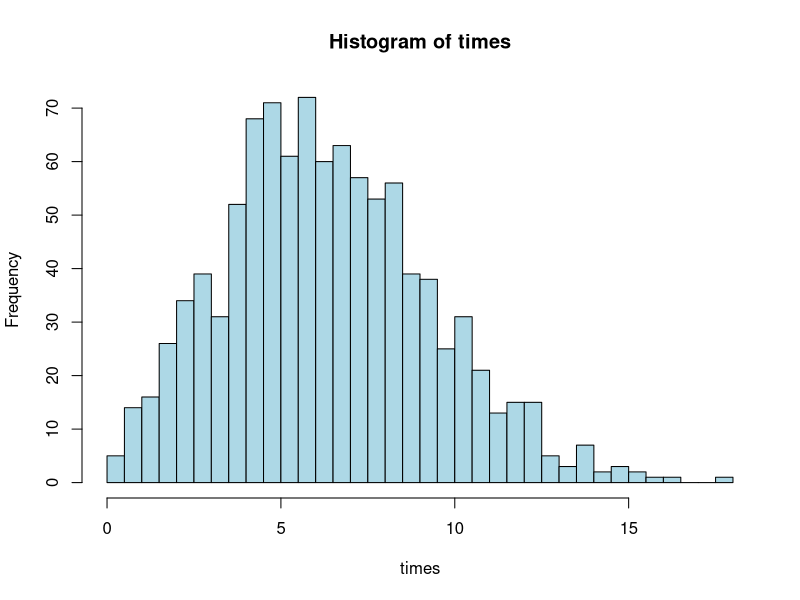
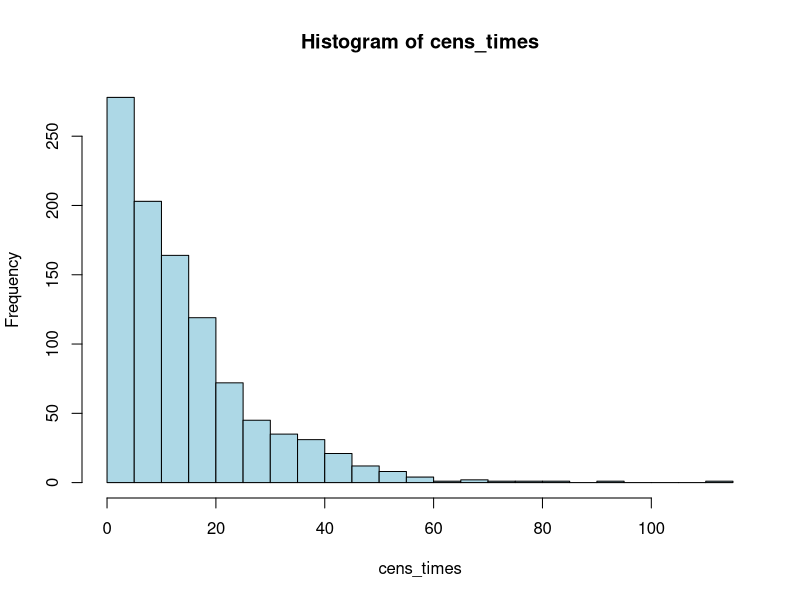
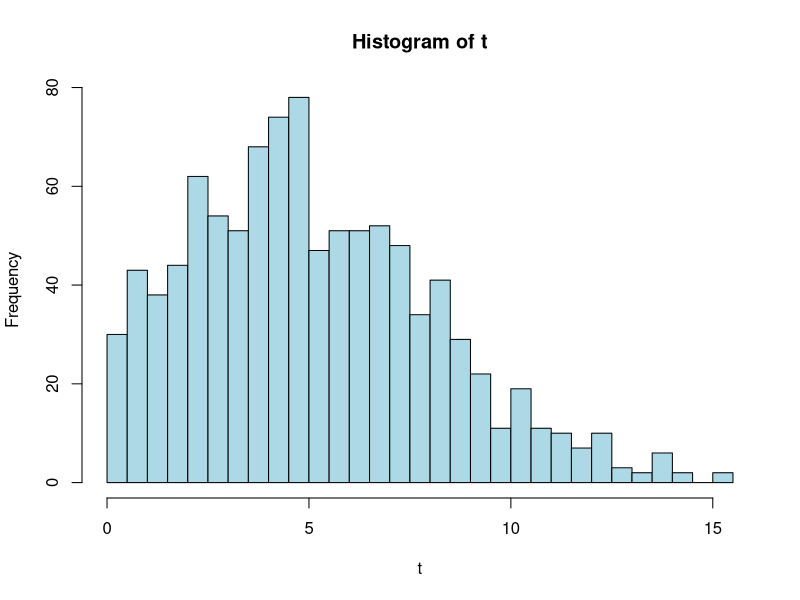
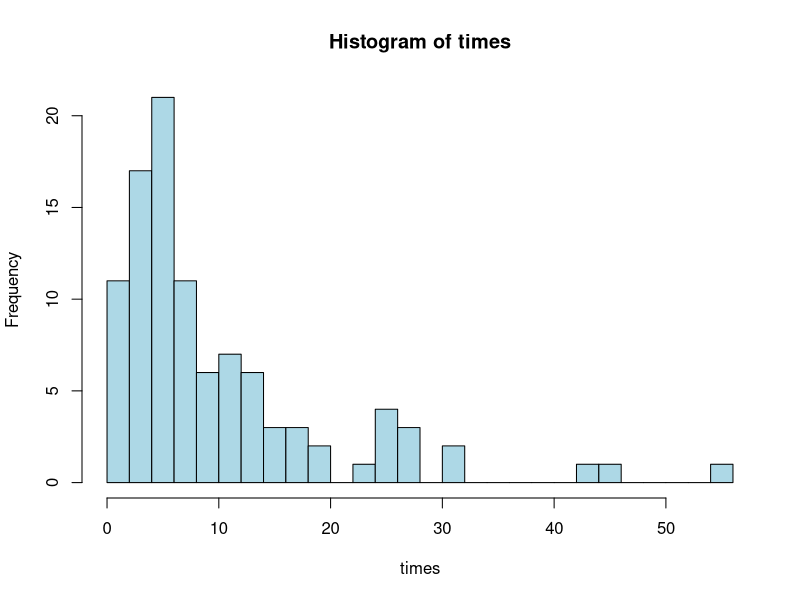
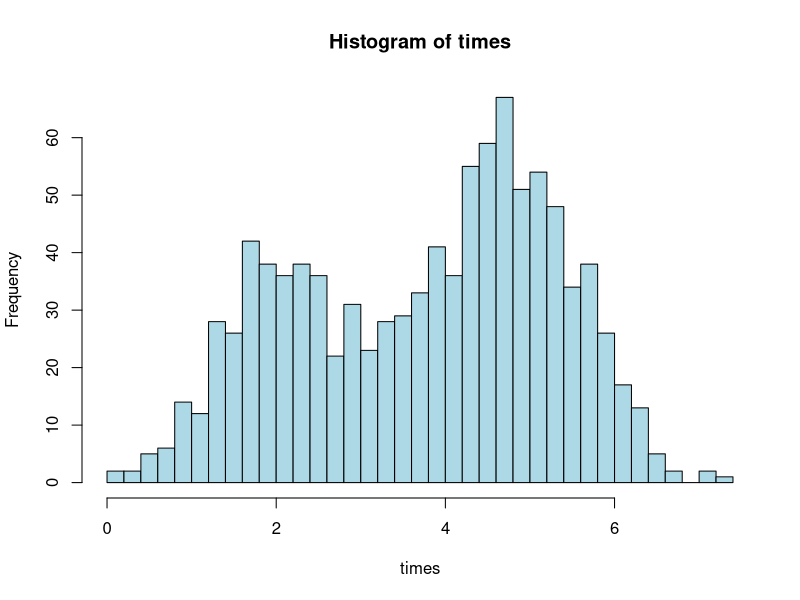

Source code (R) for these figures, in order:
## ---- chunk 1
knitr::opts_chunk$set(
	echo = TRUE,
	message = FALSE,
	warning = FALSE)

## Libraries
require(maxLik)
## ---- chunk 2
set.seed(239)

n_sim <- 1000
times <- rweibull(n_sim, shape = 2.2, scale = 7.2)

hist(times, breaks = 30, col = "lightblue")
## ---- chunk 3
ll_weibull <- function(theta, times){
  d  <- dweibull(x=times, shape=theta[1], scale=theta[2])
  ll <- sum(log(d))
  
  return(ll)
}
## ---- chunk 4
pars <- optim(par=c(1,1), fn=ll_weibull, method="BFGS", control=list(fnscale=-1), times=times)

print(pars$par)
## ---- chunk 5
c_rate <- 0.07
cens_times <- rexp(n = n_sim, rate = c_rate)

hist(cens_times, breaks = 25, col = "lightblue")
## ---- chunk 6
c <- ifelse(times <= cens_times, 1, 0)

print(paste0("Proportion of censored observations: ", (sum(c==0)/n_sim)*100, "%"))
## ---- chunk 7
t <- pmin(times, cens_times)

hist(t, breaks = 25, col = "lightblue")
## ---- chunk 8
ll_weibull_cens <- function(theta, times, cens){
  l <- ifelse(cens==1, 
              dweibull(x=times, shape=theta[1], scale=theta[2]), 
              pweibull(q=times, shape=theta[1], scale=theta[2], lower.tail=FALSE))
  ll <- sum(log(l))
  
  return(ll)
}
## ---- chunk 9
pars_cens <- optim(par=c(1,1), fn=ll_weibull_cens, method="BFGS", control=list(fnscale=-1), times=t, cens=c)
print(pars_cens$par)
## ---- chunk 10
rweibull_cov <- function(alpha, mu, beta, x) {
    n <- length(x)
    sig <- exp(-(mu + beta %*% x) / alpha)
    return(rweibull(n = n, shape = alpha, scale = sig))
}

dweibull_cov <- function(t, alpha, mu, beta, x) {
    sig <- exp(-(mu + beta %*% x) / alpha)
    return(dweibull(t, shape = alpha, scale = sig))
}

pweibull_cov <- function(t, alpha, mu, beta, x, lower.tail = TRUE) {
    sig <- exp(-(mu + beta %*% x) / alpha)
    return(pweibull(t, shape = alpha, scale = sig, lower.tail = lower.tail))
}
## ---- chunk 11
set.seed(239)
n_sim <- 100
age <- rnorm(n = n_sim, mean = 0, sd = 1)

alpha <- 2
mu <- -4
beta_age <- 1.5
times <- rweibull_cov(alpha, mu, beta_age, age)

hist(times, breaks = 30, col = "lightblue")
## ---- chunk 12
c_rate <- 0.1
cens_times <- rexp(n = n_sim, rate = c_rate)
c <- ifelse(times <= cens_times, 1, 0)
t <- pmin(times, cens_times)

print(paste0("Proportion of censored observations: ", (sum(c==0)/n_sim)*100, "%"))
## ---- chunk 13
ll_weibull_cens_cov <- function(theta, times, cens, X){
  l <- ifelse(cens==1, 
              dweibull_cov(t=times, alpha=theta[1], mu=theta[2], beta=theta[3], x=X), 
              pweibull_cov(t=times, alpha=theta[1], mu=theta[2], beta=theta[3], x=X, lower.tail=FALSE))
  ll <- sum(log(l))
  
  return(ll)
}
## ---- chunk 14
pars_cens_cov <-
  optim(
    par = c(1, 0, 0),
    fn = ll_weibull_cens_cov,
    method = "BFGS",
    control = list(fnscale = -1),
    times = t,
    cens = c,
    X = age
  )

print(pars_cens_cov$par)
## ---- chunk 15
set.seed(239)
n_sim <- 1000
theta1 <- c(3, 2)
theta2 <- c(5, 5)
prob1 <- c(0.3)

times1 <- rweibull(n_sim, shape = theta1[1], scale = theta1[2])
times2 <- rweibull(n_sim, shape = theta2[1], scale = theta2[2])

events <- sample(x = c(1,2), size = n_sim, prob = c(prob1, 1-prob1), replace = TRUE)
times <- ifelse(events==1, times1, times2)

hist(times, breaks = 30, col = "lightblue")
## ---- chunk 16
c_rate <- 0.1
cens_times <- rexp(n = n_sim, rate = c_rate)
e <- ifelse(times <= cens_times, events, 0)
t <- pmin(times, cens_times)
print(paste0("Proportion of censored observations: ", (sum(e==0)/n_sim)*100, "%"))
## ---- chunk 17
sigmoid <- function(x){
  return(1/(1+exp(-x)))
}
## ---- chunk 18
ll_weibull_mix <- function(theta, times, events){
  p1 <- sigmoid(theta[1])
  l1 <- (p1*dweibull(times, theta[2], theta[3]))^(events==1)
  l2 <- ((1-p1)*dweibull(times, theta[4], theta[5]))^(events==2)
  l0 <- (p1*pweibull(times, theta[2], theta[3], FALSE) + (1-p1)*pweibull(times, theta[4], theta[5], FALSE))^(events==0)
  ll <- sum(log(l1) + log(l2) + log(l0))
  return(ll)
}
## ---- chunk 19
pars_mix_cens <- optim(par=c(0,1,1,1,1), fn=ll_weibull_mix, method="BFGS", control=list(fnscale=-1), times=t, events=e)

print(sigmoid(pars_mix_cens$par[1]))
print(pars_mix_cens$par[-1])

## ---- chunk 20
# Loading the melanoma dataset
mel_df <- boot::melanoma

# Transforming time from days to years
times <- mel_df$time / 365.25

# Defining the event indicator based on the status variable in the datases:
# - status = 1 corresponds to death
# - status = 2 corresponds to recurrence
# - status = 3 corresponds to censoring
events <-
  ifelse(mel_df$status == 1, 'death',
         ifelse(mel_df$status == 2, 'recur', 'cens'))
## ---- chunk 21
# Construct the matrix of covariates, adding the intercept column filled with 1's
X <- cbind(1, scale(mel_df$age), mel_df$sex, mel_df$ulcer, scale(mel_df$thickness))

# Set the column names accordingly
colnames(X) <- c('intercept', 'age', 'sex', 'ulcer', 'thickness')
## ---- chunk 22
ll_weibull_mix_cov <- function(coefs, times, events, X) {
  # Extract the coefficients for the different parameters from the vector
  coefs_logit_recur <- coefs[1:5]
  coefs_shape_recur <- coefs[6]
  coefs_scale_recur <- coefs[7:11]
  coefs_shape_death <- coefs[12]
  coefs_scale_death <- coefs[13:17]
  
  # Obtain the patient-level parameters based on the patient covariates
  # and the extracted parameter coefficients
  p_recur     <- sigmoid(coefs_logit_recur)
  shape_recur <- exp(coefs_shape_recur)
  scale_recur <- exp(X %*% coefs_scale_recur)
  shape_death <- exp(coefs_shape_death)
  scale_death <- exp(X %*% coefs_scale_death)
  
  # Log likelihood for those who recurred
  ll_recur <-
    p_recur * dweibull(times, shape_recur, scale_recur) ^ (events == 'recur')
  
  # Log likelihood for those who deceased
  ll_death <-
    (1 - p_recur) * dweibull(times, shape_death, scale_death) ^ (events == 'death')
  
  # Log likelihood for censored event
  ll_cens <-
    (
      p_recur * pweibull(times, shape_recur, scale_recur, FALSE) +
        (1 - p_recur) * pweibull(times, shape_death, scale_death, FALSE)
    ) ^ (events == 'cens')
  
  # Combine the log likelihoods
  ll <- sum(log(ll_recur) + log(ll_death) + log(ll_cens))
  
  return(ll)
  
}
## ---- chunk 23

# Define the start values for the coefficients and name them
start_values <- setNames(
  object = rep(x = 0, times = 17),
  nm = c(
    'logit_recur_intercept', 'logit_recur_age',
    'logit_recur_ sex', 'logit_recur_ ulceration',
    'logit_recur_thickness', 'logshape_recur',
    'logscale_recur_intercept','logscale_recur_age',
    'logscale_recur_ sex','logscale _recur_ ulceration',
    'logscale_recur_thickness', 'logshape_death',
    'logscale_death_intercept', 'logscale_death_age',
    'logscale_death_ sex', 'logscale_death_ ulceration',
    'logscale_death_thickness'
  )
)

# Perform the likelihood optimization using the optim() function
pars_optim <-
  optim(
    par = start_values,
    fn = ll_weibull_mix_cov,
    method = "BFGS",
    control = list(fnscale = -1),
    times = times,
    events = events,
    X = X
  )

# Perform the likelihood optimization using the maxLik() function
pars_maxLik <- maxLik(
  logLik = ll_weibull_mix_cov,
  start = start_values,
  times = times,
  events = events,
  X = X
)

# Extract and compare the coefficients
cbind(optim = pars_optim$par, maxLik = coef(pars_maxLik))
## ---- chunk 24
sessionInfo()
